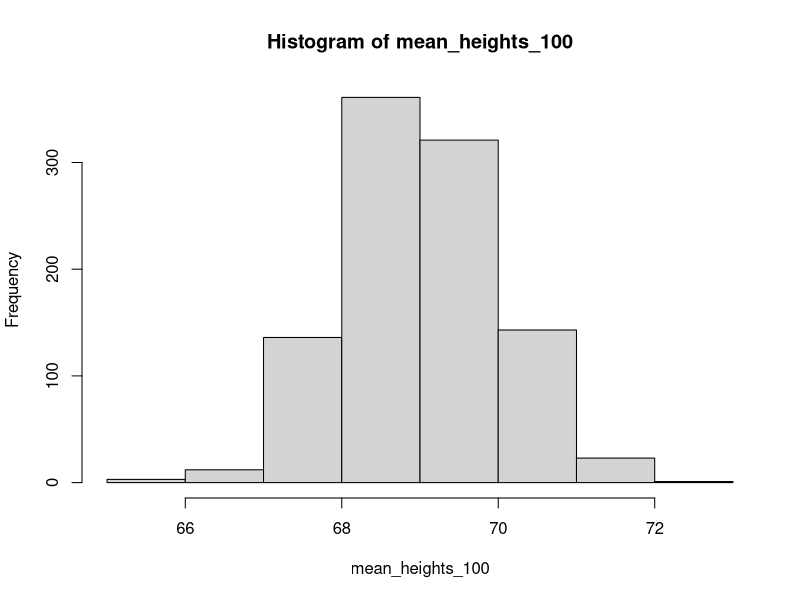
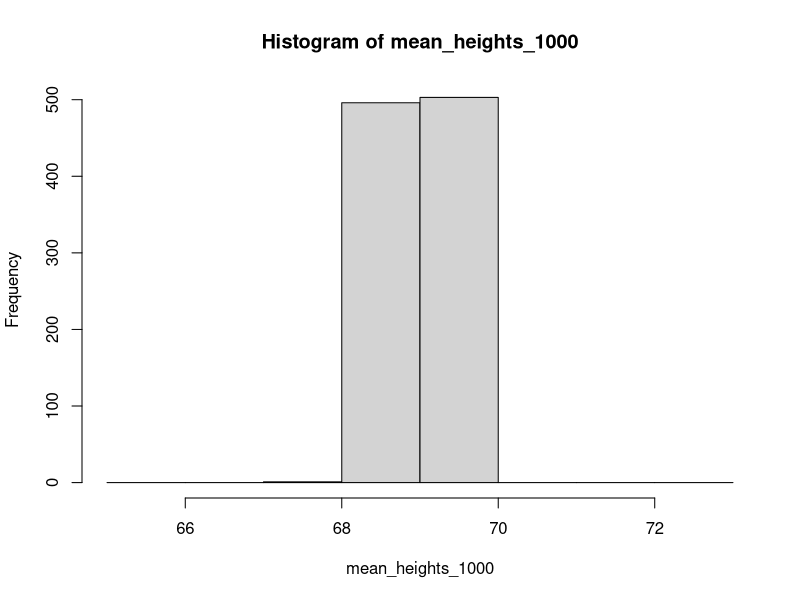
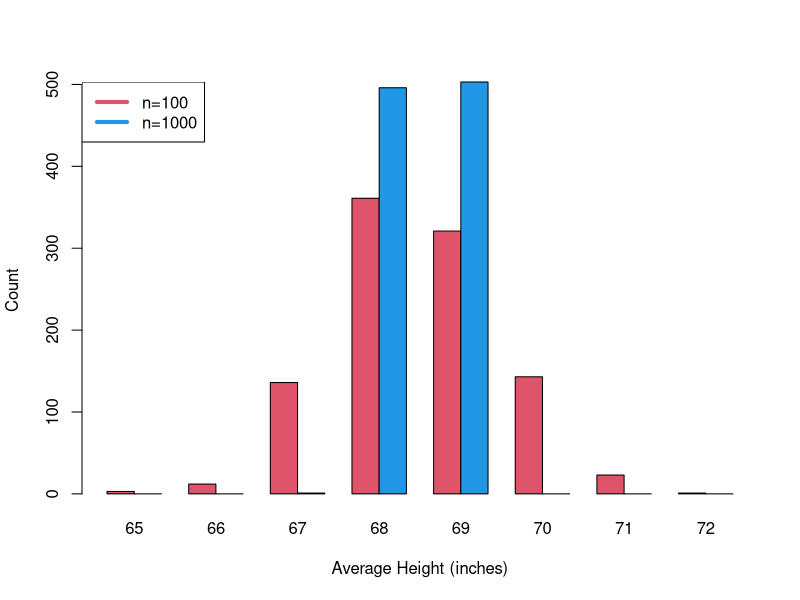

Recreate these plots in R, in order.
### Plotting exercise
rm(list=ls())

get_heights <- function(x) {
  heights <- rnorm(x,69,10)
  return(mean(heights))
}


mean_heights_100 <- rep(0,100)
for(i in 1:1000){
  mean_heights_100[i] <- get_heights(100)
}

mean_heights_1000 <- rep(0,1000)
for(i in 1:1000){
  mean_heights_1000[i] <- get_heights(1000)
}

bins <- seq(65,73,by=1)
counts_100 <- hist(mean_heights_100, breaks=bins)$counts
counts_1000 <- hist(mean_heights_1000, breaks=bins)$counts
barplot(rbind(counts_100,counts_1000), col=c(2,4), beside=T, names.arg = seq(65,72,by=1), xlab = "Average Height (inches)", ylab = "Count")
legend('topleft', c('n=100', 'n=1000'), col=c(2,4),lwd = 4)

